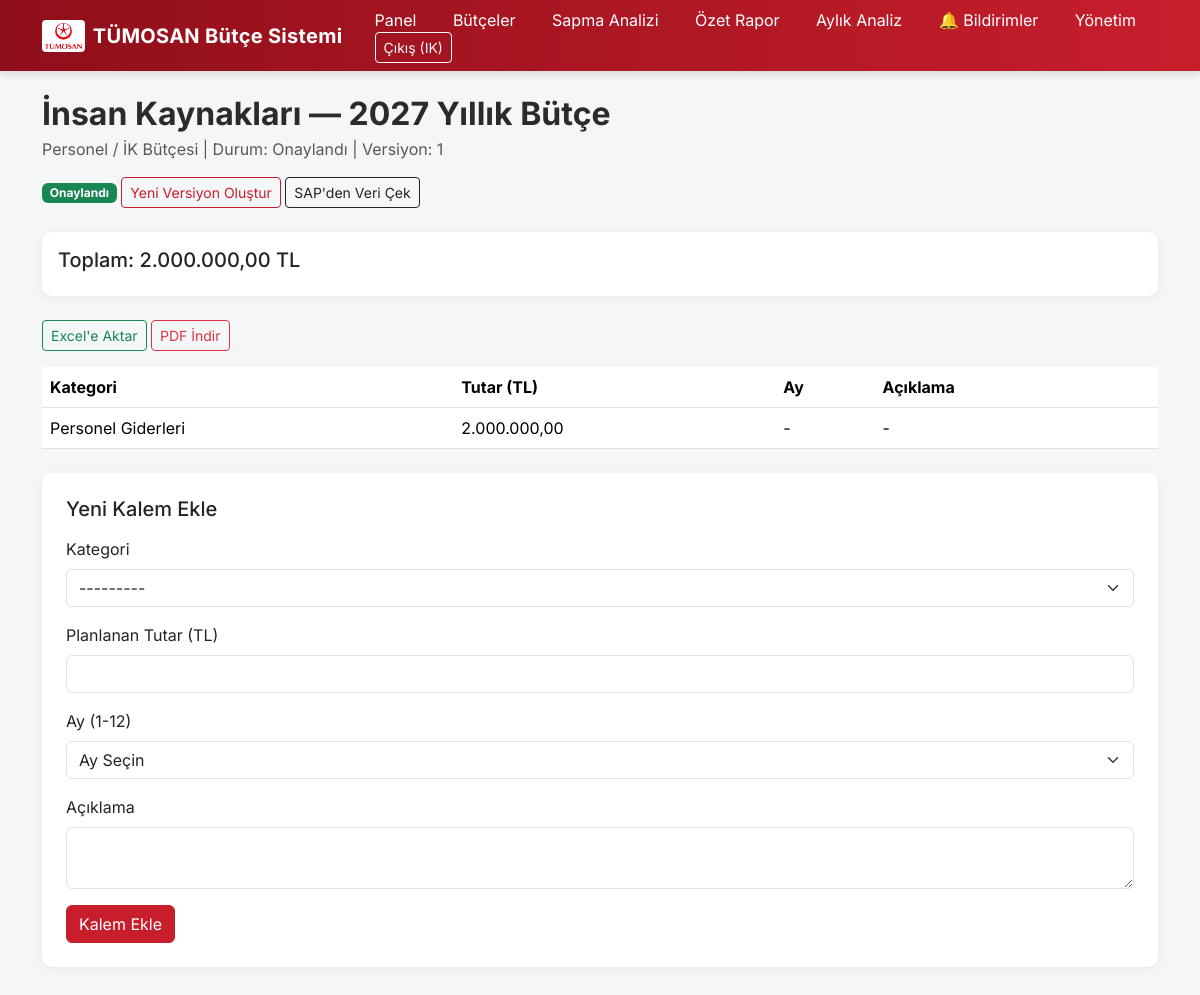
/budgets/18/ (signed in), run on the app's committed database.
### budgets/models.py (models this page shows, shortened)
class BudgetHeader(models.Model):
    STATUS_CHOICES = [
        ("taslak", "Taslak"),
        ("dept_onay", "Departman Onayında"),
        ("finans_onay", "Finans İncelemesinde"),
        ("ust_onay", "Üst Yönetim Onayında"),
        ("onaylandi", "Onaylandı"),
        ("reddedildi", "Reddedildi"),
    ]
    department = models.ForeignKey(Department, verbose_name="Departman", on_delete=models.CASCADE)
    period = models.ForeignKey(Period, verbose_name="Dönem", on_delete=models.CASCADE)
    budget_type = models.CharField("Bütçe Türü", max_length=20, choices=Category.BUDGET_TYPE_CHOICES)
    status = models.CharField("Durum", max_length=20, choices=STATUS_CHOICES, default="taslak")
    version_number = models.PositiveIntegerField("Versiyon No", default=1)
    created_by = models.ForeignKey(User, verbose_name="Oluşturan", on_delete=models.SET_NULL, null=True)
    created_at = models.DateTimeField("Oluşturulma Tarihi", auto_now_add=True)
    class Meta:
        verbose_name = "Bütçe"
        verbose_name_plural = "Bütçeler"

class Department(models.Model):
    name = models.CharField("Departman Adı", max_length=100)
    manager = models.ForeignKey(User, verbose_name="Departman Yöneticisi", on_delete=models.SET_NULL, null=True, blank=True, related_name="managed_departments")
    class Meta:
        verbose_name = "Departman"
        verbose_name_plural = "Departmanlar"
    def __str__(self):
        return self.name

class Period(models.Model):
    name = models.CharField("Dönem Adı", max_length=100)
    start_date = models.DateField("Başlangıç Tarihi")
    end_date = models.DateField("Bitiş Tarihi")
    is_locked = models.BooleanField("Kilitli mi", default=False)
    class Meta:
        verbose_name = "Dönem"
        verbose_name_plural = "Dönemler"
    def __str__(self):
        return self.name

class BudgetLine(models.Model):
    budget_header = models.ForeignKey(BudgetHeader, verbose_name="Bütçe", on_delete=models.CASCADE, related_name="lines")
    category = models.ForeignKey(Category, verbose_name="Kategori", on_delete=models.PROTECT)
    planned_amount = models.DecimalField("Planlanan Tutar", max_digits=12, decimal_places=2)
    month = models.PositiveSmallIntegerField("Ay", null=True, blank=True)
    notes = models.TextField("Açıklama", blank=True)
    class Meta:
        verbose_name = "Bütçe Kalemi"
        verbose_name_plural = "Bütçe Kalemleri"

class Category(models.Model):
    BUDGET_TYPE_CHOICES = [
        ("uretim", "Üretim Bütçesi"),
        ("satis", "Satış Bütçesi"),
        ("maliyet", "Maliyet Bütçesi"),
        ("nakit", "Nakit Akışı Bütçesi"),
        ("personel", "Personel / İK Bütçesi"),
        ("yatirim", "Yatırım (CAPEX) Bütçesi"),
        ("pazarlama", "Pazarlama Bütçesi"),
        ("genel_yonetim", "Genel Yönetim Gideri Bütçesi"),
        ("arge", "Ar-Ge Bütçesi"),
        ("bakim_onarim", "Bakım-Onarım Bütçesi"),
    ]
    name = models.CharField("Kategori Adı", max_length=100)
    budget_type = models.CharField("Bütçe Türü", max_length=20, choices=BUDGET_TYPE_CHOICES)
    class Meta:
        verbose_name = "Kategori"
        verbose_name_plural = "Kategoriler"
    def __str__(self):
        return self.name

### budgets/views.py (the view)
# urls.py: path("budgets/<int:pk>/", views.budget_detail, name="budget_detail"),
@login_required
def budget_detail(request, pk):
    budget = get_object_or_404(BudgetHeader, pk=pk)
    if not request.user.is_superuser and budget.department.manager != request.user:
        messages.error(request, "Bu bütçeyi görüntüleme yetkiniz yok.")
        return redirect("budget_list")
    lines = budget.lines.all()
    if request.method == "POST":
        form = BudgetLineForm(request.POST)
        if form.is_valid():
            line = form.save(commit=False)
            line.budget_header = budget
            line.save()
            return redirect("budget_detail", pk=budget.pk)
    else:
        form = BudgetLineForm()
    total = sum(x.planned_amount for x in lines)
    return render(request, "budgets/budget_detail.html", {
        "budget": budget,
        "lines": lines,
        "form": form,
        "total": total,
    })

### budgets/forms.py
class BudgetLineForm(forms.ModelForm):
    class Meta:
        model = BudgetLine
        fields = ["category", "planned_amount", "month", "notes"]
        labels = {
            "category": "Kategori",
            "planned_amount": "Planlanan Tutar (TL)",
            "month": "Ay (1-12)",
            "notes": "Açıklama",
        }
        widgets = {
            "category": forms.Select(attrs={"class": "form-select"}),
            "planned_amount": forms.NumberInput(attrs={"class": "form-control"}),
            "month": forms.Select(
                choices=[("", "Ay Seçin")] + [(i, name) for i, name in enumerate(
                    ["Ocak", "Şubat", "Mart", "Nisan", "Mayıs", "Haziran", "Temmuz", "Ağustos", "Eylül", "Ekim", "Kasım", "Aralık"], start=1)],
                    attrs={"class": "form-select"}
            ),
            "notes": forms.Textarea(attrs={"class": "form-control", "rows": 2}),
        }

### budgets/templates/budgets/budget_detail.html (shortened to what this page needs)
{% extends "budgets/base.html" %}
{% block content %}
<h2 class="mb-1">{{ budget.department }} — {{ budget.period }}</h2>
<p class="text-muted">{{ budget.get_budget_type_display }} | Durum: {{ budget.get_status_display }} | Versiyon: {{ budget.version_number }}</p>
<div class="mb-4">
    {% if budget.status == "taslak" %}
    <a href="{% url 'submit_for_approval' budget.pk %}" class="btn btn-primary btn-sm">Onaya Gönder</a>
    {% elif budget.status == "onaylandi" %}
    <span class="badge bg-success">Onaylandı</span>
    <a href="{% url 'create_new_version' budget.pk %}" class="btn btn-outline-primary btn-sm">Yeni Versiyon Oluştur</a>
    <a href="{% url 'sync_from_sap' budget.pk %}" class="btn btn-outline-dark btn-sm">SAP'den Veri Çek</a>
    {% elif budget.status == "reddedildi" %}
    <span class="badge bg-danger">Reddedildi</span>
     <a href="{% url 'create_new_version' budget.pk %}" class="btn btn-outline-primary btn-sm">Yeni Versiyon Oluştur</a>
    {% endif %}
</div>
<div class="card p-3 mb-4">
    <h5>Toplam: {{ total }} TL</h5>
</div>
<div class="mb-3">
    <a href="{% url 'export_budget_excel' budget.pk %}" class="btn btn-outline-success btn-sm">Excel'e Aktar</a>
    <a href="{% url 'export_budget_pdf' budget.pk %}" class="btn btn-outline-danger btn-sm">PDF İndir</a>
</div>
<table class="table table-hover bg-white mb-4">
    <thead>
        <tr><th>Kategori</th><th>Tutar (TL)</th><th>Ay</th><th>Açıklama</th><th></th></tr>
    </thead>
    <tbody>
        {% for l in lines %}
        <tr>
            <td>{{ l.category }}</td>
            <td>{{ l.planned_amount }}</td>
            <td>{{ l.month|default:"-" }}</td>
            <td>{{ l.notes|default:"-" }}</td>
            <td>
            </td>
        </tr>
        {% empty %}
        <tr><td colspan="5">Henüz kalem eklenmedi.</td></tr>
        {% endfor %}
    </tbody>
</table>
<div class="card p-4">
    <h5 class="mb-3">Yeni Kalem Ekle</h5>
    <form method="post">
        {% for field in form %}
        <div class="mb-3">
            <label class="form-label">{{ field.label }}</label>
            {{ field }}
        </div>
        {% endfor %}
        <button type="submit" class="btn btn-primary">Kalem Ekle</button>
    </form>
</div>
{% endblock %}

### budgets/templates/budgets/base.html (shortened to what this page needs)
{% load static %}
<!DOCTYPE html>
<html lang="tr">
<head>
    <link href="https://cdn.jsdelivr.net/npm/bootstrap@5.3.3/dist/css/bootstrap.min.css" rel="stylesheet">
</head>
<body>
    <nav class="navbar navbar-expand-lg navbar-dark">
        <div class="container">
            <a class="navbar-brand d-flex align-items-center" href="{% url 'dashboard' %}">
    <img src="{% static 'images/tumosan_logo.png' %}" alt="TÜMOSAN" height="32" class="me-2" style="background:white; padding:3px; border-radius:4px;">
    TÜMOSAN Bütçe Sistemi
</a>
            <div>
                <a class="nav-link text-white d-inline mx-3" href="{% url 'dashboard' %}">Panel</a>
                <a class="nav-link text-white d-inline mx-3" href="{% url 'budget_list' %}">Bütçeler</a>
                <a class="nav-link text-white d-inline mx-3" href="{% url 'variance_report' %}">Sapma Analizi</a>
                <a class="nav-link text-white d-inline mx-3" href="{% url 'summary_report' %}">Özet Rapor</a>
                <a class="nav-link text-white d-inline mx-3" href="{% url 'trend_report' %}">Aylık Analiz</a>
                <a class="nav-link text-white d-inline mx-3" href="{% url 'notifications' %}">🔔 Bildirimler</a>
                <a class="nav-link text-white d-inline mx-3" href="/admin/">Yönetim</a>
                <form method="post" action="{% url 'logout' %}" class="d-inline mx-3">
                    <button type="submit" class="btn btn-outline-light btn-sm">Çıkış ({{ request.user.username }})</button>
                </form>
            </div>
        </div>
    </nav>
    <div class="container mt-4 mb-5">
        {% block content %}{% endblock %}
    </div>
</body>
</html>

### budgets/templates/budgets/base.html (style rules this page uses)
:root { --tumosan-red: #c81e2c; --tumosan-dark: #8f0f1a; }
body { background-color: #f5f6f8; font-family: 'Inter', sans-serif; }
.navbar { background: linear-gradient(90deg, var(--tumosan-dark), var(--tumosan-red)) !important; box-shadow: 0 2px 10px rgba(0,0,0,0.15); }
.navbar-brand { font-weight: 700; letter-spacing: 0.3px; }
.card { border: none; border-radius: 10px; box-shadow: 0 2px 10px rgba(0,0,0,0.06); }
h2 { font-weight: 700; color: #2b2b2b; }
.btn-primary { background-color: var(--tumosan-red); border-color: var(--tumosan-red); }
.btn-outline-primary { color: var(--tumosan-red); border-color: var(--tumosan-red); }
table thead { background-color: #f1f1f3; }

### data on the page
BudgetHeader: department "İnsan Kaynakları", period "2027 Yıllık Bütçe", budget_type "Personel / İK Bütçesi", status "Onaylandı", version_number "1"
BudgetLine: category "Personel Giderleri", planned_amount "2.000.000,00", month "-", notes "-"

### other printed values
{{ request.user.username }} "IK"
{{ total }} "2.000.000,00"
{{ field.label }} "Kategori" "Planlanan Tutar (TL)" "Ay (1-12)" "Açıklama"
